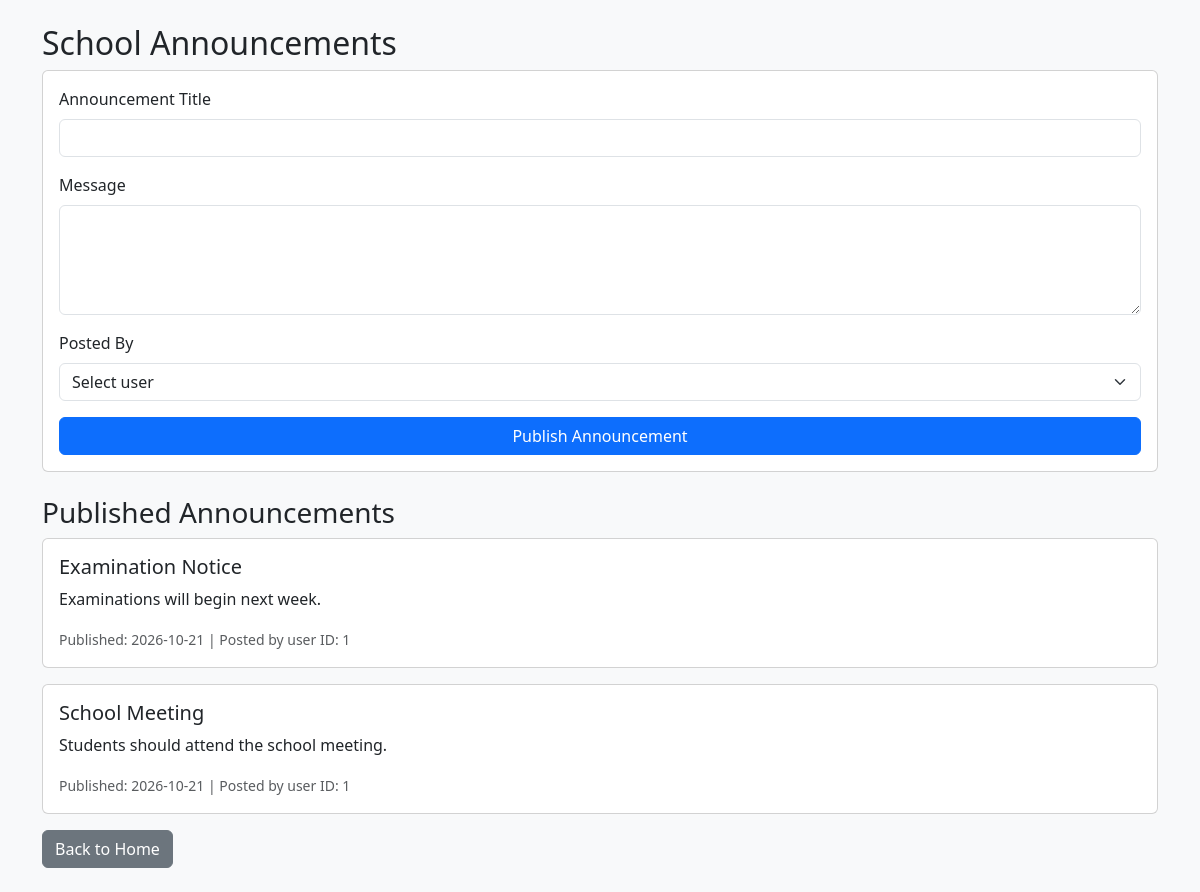
The app's page /announcements.php with its own data.
### tables this page shows
CREATE TABLE `announcements` (
  `announcement_id` int(11) NOT NULL,
  `title` varchar(150) NOT NULL,
  `message` text NOT NULL,
  `publication_date` date NOT NULL,
  `posted_by` int(11) NOT NULL
);

### announcements.php (the view, shortened to what this page needs)
<?php
require_once 'db.php';
$users = $conn->query(
    "SELECT * FROM users"
);
$userRows = $users->fetch_all(MYSQLI_ASSOC);
$userIdColumn = null;
if (!empty($userRows)) {
    foreach (['user_id', 'id'] as $candidate) {
        if (array_key_exists($candidate, $userRows[0])) {
            $userIdColumn = $candidate;
            break;
        }
    }
}
$announcements = $conn->query(
    "SELECT * FROM announcements ORDER BY announcement_id DESC"
);
?>
<!DOCTYPE html>
<html lang="en">
<head>
    <link href="https://cdn.jsdelivr.net/npm/bootstrap@5.3.3/dist/css/bootstrap.min.css"
          rel="stylesheet">
</head>
<body class="bg-light">
<div class="container py-4">
    <h2>School Announcements</h2>
    <?php if ($userIdColumn !== null): ?>
        <form method="POST" class="card card-body mb-4">
            <label class="form-label">Announcement Title</label>
            <input type="text" name="title"
                   class="form-control mb-3" required>
            <label class="form-label">Message</label>
            <textarea name="message" class="form-control mb-3"
                      rows="4" required></textarea>
            <label class="form-label">Posted By</label>
            <select name="posted_by" class="form-select mb-3" required>
                <option value="">Select user</option>
            </select>
            <button type="submit" class="btn btn-primary">
                Publish Announcement
            </button>
        </form>
    <?php else: ?>
        <div class="alert alert-warning">
            No users found, or the users table does not have a recognized ID column.
        </div>
    <?php endif; ?>
    <h3>Published Announcements</h3>
    <?php while ($a = $announcements->fetch_assoc()): ?>
        <div class="card mb-3">
            <div class="card-body">
                <h5 class="card-title">
                    <?= htmlspecialchars($a['title']) ?>
                </h5>
                <p class="card-text">
                    <?= nl2br(htmlspecialchars($a['message'])) ?>
                </p>
                <small class="text-muted">
                    Published: <?= htmlspecialchars($a['publication_date'] ?? '') ?>
                    | Posted by user ID:
                    <?= htmlspecialchars((string)$a['posted_by']) ?>
                </small>
            </div>
        </div>
    <?php endwhile; ?>
    <a href="index.php" class="btn btn-secondary">Back to Home</a>
</div>
</body>
</html>

### records on screen
announcements: title "Examination Notice", message "Examinations will begin next week.", publication_date "2026-10-21", posted_by "1"
announcements: title "School Meeting", message "Students should attend the school meeting.", publication_date "2026-10-21", posted_by "1"
